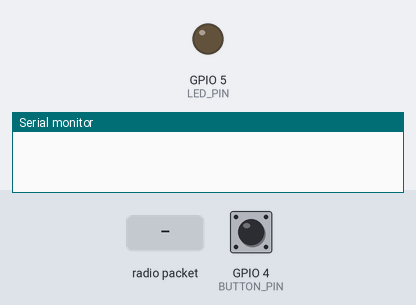
This sketch was run on a simulated ESP32. Shown: output pins drawn as LEDs (lit = HIGH), the last lines printed to the serial monitor. Inputs (shaded band) come from the test bench; at power-on: GPIO 4 (BUTTON_PIN) HIGH.

Above: at 1.2 s.
1.3 s: radio packet "1" arrives
At 1.9 s:
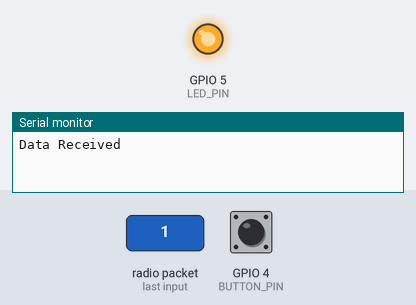
4.4 s: radio packet "0" arrives
At 5.4 s:
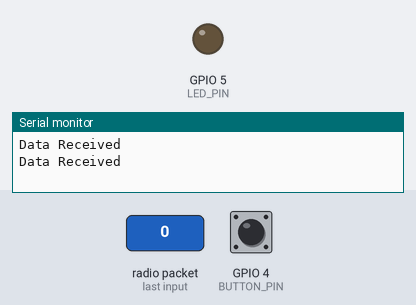
5.9 s: radio packet "2" arrives
At 6.6 s:
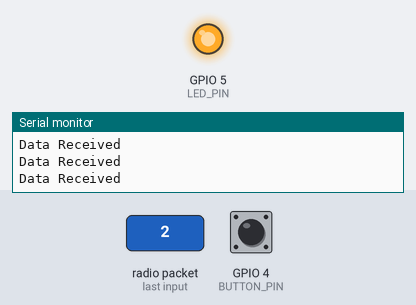
Timing chart, 0 to 8.4 s (numbered marks = the images above; inputs shaded):
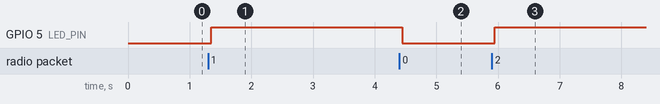

The sketch:

MAC.ino
```cpp
#include <esp_now.h>
#include <WiFi.h>

#define BUTTON_PIN 4
#define LED_PIN 5

uint8_t receiverMAC[] = {0xFC, 0xB4, 0x67, 0x5A, 0x8F, 0xE0};  // Replace with other ESP32's MAC 4c:eb:d6:78:cd:a8(sir2)
bool ledState = false;
unsigned long lastPressTime = 0;
const int debounceDelay = 500;

void OnDataSent(const uint8_t *mac_addr, esp_now_send_status_t status) {
    Serial.print("Send Status: ");
    Serial.println(status == ESP_NOW_SEND_SUCCESS ? "Success" : "Fail");
}

void OnDataRecv(const esp_now_recv_info_t *recvInfo, const uint8_t *incomingData, int len) {
    Serial.println("Data Received");
    ledState = !ledState;
    digitalWrite(LED_PIN, ledState);
}

void setup() {
    Serial.begin(115200);
    WiFi.mode(WIFI_STA);

    pinMode(BUTTON_PIN, INPUT_PULLUP);
    pinMode(LED_PIN, OUTPUT);

    if (esp_now_init() != ESP_OK) {
        Serial.println("ESP-NOW Init Failed");
        return;
    }

    esp_now_register_send_cb(OnDataSent);
    esp_now_register_recv_cb(OnDataRecv);

    esp_now_peer_info_t peerInfo = {};
    memcpy(peerInfo.peer_addr, receiverMAC, 6);
    peerInfo.channel = 0;
    peerInfo.encrypt = false;

    if (esp_now_add_peer(&peerInfo) != ESP_OK) {
        Serial.println("Failed to add peer");
        return;
    }
}

void loop() {
    if (digitalRead(BUTTON_PIN) == LOW && millis() - lastPressTime > debounceDelay) {
        lastPressTime = millis();
        Serial.println("Button Pressed - Sending Signal");
        esp_now_send(receiverMAC, (uint8_t *)"toggle", sizeof("toggle"));
    }
}
```

Measured:
- after the input at 1.3 s, GPIO 5 (LED_PIN): LOW → HIGH after 0.05 s
- after the input at 4.4 s, GPIO 5 (LED_PIN): HIGH → LOW after 0.05 s
- after the input at 5.9 s, GPIO 5 (LED_PIN): LOW → HIGH after 0.05 s
